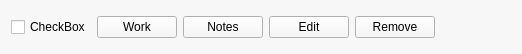
<?xml version="1.0" encoding="UTF-8"?>
<ui version="4.0">
 <class>Task</class>
 <widget class="QWidget" name="Task">
  <property name="geometry">
   <rect>
    <x>0</x>
    <y>0</y>
    <width>510</width>
    <height>54</height>
   </rect>
  </property>
  <property name="sizePolicy">
   <sizepolicy hsizetype="Preferred" vsizetype="Preferred">
    <horstretch>0</horstretch>
    <verstretch>0</verstretch>
   </sizepolicy>
  </property>
  <property name="minimumSize">
   <size>
    <width>0</width>
    <height>54</height>
   </size>
  </property>
  <property name="palette">
   <palette>
    <active>
     <colorrole role="WindowText">
      <brush brushstyle="SolidPattern">
       <color alpha="255">
        <red>0</red>
        <green>0</green>
        <blue>0</blue>
       </color>
      </brush>
     </colorrole>
     <colorrole role="Button">
      <brush brushstyle="SolidPattern">
       <color alpha="255">
        <red>247</red>
        <green>247</green>
        <blue>247</blue>
       </color>
      </brush>
     </colorrole>
     <colorrole role="Light">
      <brush brushstyle="SolidPattern">
       <color alpha="255">
        <red>255</red>
        <green>255</green>
        <blue>255</blue>
       </color>
      </brush>
     </colorrole>
     <colorrole role="Midlight">
      <brush brushstyle="SolidPattern">
       <color alpha="255">
        <red>251</red>
        <green>251</green>
        <blue>251</blue>
       </color>
      </brush>
     </colorrole>
     <colorrole role="Dark">
      <brush brushstyle="SolidPattern">
       <color alpha="255">
        <red>123</red>
        <green>123</green>
        <blue>123</blue>
       </color>
      </brush>
     </colorrole>
     <colorrole role="Mid">
      <brush brushstyle="SolidPattern">
       <color alpha="255">
        <red>165</red>
        <green>165</green>
        <blue>165</blue>
       </color>
      </brush>
     </colorrole>
     <colorrole role="Text">
      <brush brushstyle="SolidPattern">
       <color alpha="255">
        <red>0</red>
        <green>0</green>
        <blue>0</blue>
       </color>
      </brush>
     </colorrole>
     <colorrole role="BrightText">
      <brush brushstyle="SolidPattern">
       <color alpha="255">
        <red>255</red>
        <green>255</green>
        <blue>255</blue>
       </color>
      </brush>
     </colorrole>
     <colorrole role="ButtonText">
      <brush brushstyle="SolidPattern">
       <color alpha="255">
        <red>0</red>
        <green>0</green>
        <blue>0</blue>
       </color>
      </brush>
     </colorrole>
     <colorrole role="Base">
      <brush brushstyle="SolidPattern">
       <color alpha="255">
        <red>255</red>
        <green>255</green>
        <blue>255</blue>
       </color>
      </brush>
     </colorrole>
     <colorrole role="Window">
      <brush brushstyle="SolidPattern">
       <color alpha="255">
        <red>247</red>
        <green>247</green>
        <blue>247</blue>
       </color>
      </brush>
     </colorrole>
     <colorrole role="Shadow">
      <brush brushstyle="SolidPattern">
       <color alpha="255">
        <red>0</red>
        <green>0</green>
        <blue>0</blue>
       </color>
      </brush>
     </colorrole>
     <colorrole role="AlternateBase">
      <brush brushstyle="SolidPattern">
       <color alpha="255">
        <red>251</red>
        <green>251</green>
        <blue>251</blue>
       </color>
      </brush>
     </colorrole>
     <colorrole role="ToolTipBase">
      <brush brushstyle="SolidPattern">
       <color alpha="255">
        <red>255</red>
        <green>255</green>
        <blue>220</blue>
       </color>
      </brush>
     </colorrole>
     <colorrole role="ToolTipText">
      <brush brushstyle="SolidPattern">
       <color alpha="255">
        <red>0</red>
        <green>0</green>
        <blue>0</blue>
       </color>
      </brush>
     </colorrole>
    </active>
    <inactive>
     <colorrole role="WindowText">
      <brush brushstyle="SolidPattern">
       <color alpha="255">
        <red>0</red>
        <green>0</green>
        <blue>0</blue>
       </color>
      </brush>
     </colorrole>
     <colorrole role="Button">
      <brush brushstyle="SolidPattern">
       <color alpha="255">
        <red>247</red>
        <green>247</green>
        <blue>247</blue>
       </color>
      </brush>
     </colorrole>
     <colorrole role="Light">
      <brush brushstyle="SolidPattern">
       <color alpha="255">
        <red>255</red>
        <green>255</green>
        <blue>255</blue>
       </color>
      </brush>
     </colorrole>
     <colorrole role="Midlight">
      <brush brushstyle="SolidPattern">
       <color alpha="255">
        <red>251</red>
        <green>251</green>
        <blue>251</blue>
       </color>
      </brush>
     </colorrole>
     <colorrole role="Dark">
      <brush brushstyle="SolidPattern">
       <color alpha="255">
        <red>123</red>
        <green>123</green>
        <blue>123</blue>
       </color>
      </brush>
     </colorrole>
     <colorrole role="Mid">
      <brush brushstyle="SolidPattern">
       <color alpha="255">
        <red>165</red>
        <green>165</green>
        <blue>165</blue>
       </color>
      </brush>
     </colorrole>
     <colorrole role="Text">
      <brush brushstyle="SolidPattern">
       <color alpha="255">
        <red>0</red>
        <green>0</green>
        <blue>0</blue>
       </color>
      </brush>
     </colorrole>
     <colorrole role="BrightText">
      <brush brushstyle="SolidPattern">
       <color alpha="255">
        <red>255</red>
        <green>255</green>
        <blue>255</blue>
       </color>
      </brush>
     </colorrole>
     <colorrole role="ButtonText">
      <brush brushstyle="SolidPattern">
       <color alpha="255">
        <red>0</red>
        <green>0</green>
        <blue>0</blue>
       </color>
      </brush>
     </colorrole>
     <colorrole role="Base">
      <brush brushstyle="SolidPattern">
       <color alpha="255">
        <red>255</red>
        <green>255</green>
        <blue>255</blue>
       </color>
      </brush>
     </colorrole>
     <colorrole role="Window">
      <brush brushstyle="SolidPattern">
       <color alpha="255">
        <red>247</red>
        <green>247</green>
        <blue>247</blue>
       </color>
      </brush>
     </colorrole>
     <colorrole role="Shadow">
      <brush brushstyle="SolidPattern">
       <color alpha="255">
        <red>0</red>
        <green>0</green>
        <blue>0</blue>
       </color>
      </brush>
     </colorrole>
     <colorrole role="AlternateBase">
      <brush brushstyle="SolidPattern">
       <color alpha="255">
        <red>251</red>
        <green>251</green>
        <blue>251</blue>
       </color>
      </brush>
     </colorrole>
     <colorrole role="ToolTipBase">
      <brush brushstyle="SolidPattern">
       <color alpha="255">
        <red>255</red>
        <green>255</green>
        <blue>220</blue>
       </color>
      </brush>
     </colorrole>
     <colorrole role="ToolTipText">
      <brush brushstyle="SolidPattern">
       <color alpha="255">
        <red>0</red>
        <green>0</green>
        <blue>0</blue>
       </color>
      </brush>
     </colorrole>
    </inactive>
    <disabled>
     <colorrole role="WindowText">
      <brush brushstyle="SolidPattern">
       <color alpha="255">
        <red>123</red>
        <green>123</green>
        <blue>123</blue>
       </color>
      </brush>
     </colorrole>
     <colorrole role="Button">
      <brush brushstyle="SolidPattern">
       <color alpha="255">
        <red>247</red>
        <green>247</green>
        <blue>247</blue>
       </color>
      </brush>
     </colorrole>
     <colorrole role="Light">
      <brush brushstyle="SolidPattern">
       <color alpha="255">
        <red>255</red>
        <green>255</green>
        <blue>255</blue>
       </color>
      </brush>
     </colorrole>
     <colorrole role="Midlight">
      <brush brushstyle="SolidPattern">
       <color alpha="255">
        <red>251</red>
        <green>251</green>
        <blue>251</blue>
       </color>
      </brush>
     </colorrole>
     <colorrole role="Dark">
      <brush brushstyle="SolidPattern">
       <color alpha="255">
        <red>123</red>
        <green>123</green>
        <blue>123</blue>
       </color>
      </brush>
     </colorrole>
     <colorrole role="Mid">
      <brush brushstyle="SolidPattern">
       <color alpha="255">
        <red>165</red>
        <green>165</green>
        <blue>165</blue>
       </color>
      </brush>
     </colorrole>
     <colorrole role="Text">
      <brush brushstyle="SolidPattern">
       <color alpha="255">
        <red>123</red>
        <green>123</green>
        <blue>123</blue>
       </color>
      </brush>
     </colorrole>
     <colorrole role="BrightText">
      <brush brushstyle="SolidPattern">
       <color alpha="255">
        <red>255</red>
        <green>255</green>
        <blue>255</blue>
       </color>
      </brush>
     </colorrole>
     <colorrole role="ButtonText">
      <brush brushstyle="SolidPattern">
       <color alpha="255">
        <red>123</red>
        <green>123</green>
        <blue>123</blue>
       </color>
      </brush>
     </colorrole>
     <colorrole role="Base">
      <brush brushstyle="SolidPattern">
       <color alpha="255">
        <red>247</red>
        <green>247</green>
        <blue>247</blue>
       </color>
      </brush>
     </colorrole>
     <colorrole role="Window">
      <brush brushstyle="SolidPattern">
       <color alpha="255">
        <red>247</red>
        <green>247</green>
        <blue>247</blue>
       </color>
      </brush>
     </colorrole>
     <colorrole role="Shadow">
      <brush brushstyle="SolidPattern">
       <color alpha="255">
        <red>0</red>
        <green>0</green>
        <blue>0</blue>
       </color>
      </brush>
     </colorrole>
     <colorrole role="AlternateBase">
      <brush brushstyle="SolidPattern">
       <color alpha="255">
        <red>247</red>
        <green>247</green>
        <blue>247</blue>
       </color>
      </brush>
     </colorrole>
     <colorrole role="ToolTipBase">
      <brush brushstyle="SolidPattern">
       <color alpha="255">
        <red>255</red>
        <green>255</green>
        <blue>220</blue>
       </color>
      </brush>
     </colorrole>
     <colorrole role="ToolTipText">
      <brush brushstyle="SolidPattern">
       <color alpha="255">
        <red>0</red>
        <green>0</green>
        <blue>0</blue>
       </color>
      </brush>
     </colorrole>
    </disabled>
   </palette>
  </property>
  <property name="windowTitle">
   <string>Form</string>
  </property>
  <property name="autoFillBackground">
   <bool>false</bool>
  </property>
  <layout class="QHBoxLayout" name="horizontalLayout_2">
   <item>
    <widget class="QCheckBox" name="checkbox">
     <property name="text">
      <string>CheckBox</string>
     </property>
    </widget>
   </item>
   <item>
    <spacer name="horizontalSpacer">
     <property name="orientation">
      <enum>Qt::Horizontal</enum>
     </property>
     <property name="sizeHint" stdset="0">
      <size>
       <width>40</width>
       <height>20</height>
      </size>
     </property>
    </spacer>
   </item>
   <item>
    <widget class="QPushButton" name="workButton">
     <property name="text">
      <string>Work</string>
     </property>
    </widget>
   </item>
   <item>
    <widget class="QPushButton" name="notesButton">
     <property name="text">
      <string>Notes</string>
     </property>
    </widget>
   </item>
   <item>
    <widget class="QPushButton" name="editButton">
     <property name="text">
      <string>Edit</string>
     </property>
    </widget>
   </item>
   <item>
    <widget class="QPushButton" name="removeButton">
     <property name="text">
      <string>Remove</string>
     </property>
    </widget>
   </item>
   <item>
    <widget class="QPushButton" name="upButton">
     <property name="autoFillBackground">
      <bool>false</bool>
     </property>
     <property name="styleSheet">
      <string notr="true">border: none;</string>
     </property>
     <property name="text">
      <string/>
     </property>
     <property name="icon">
      <iconset resource="resources.qrc">
       <normaloff>:/Resources/up.png</normaloff>:/Resources/up.png</iconset>
     </property>
    </widget>
   </item>
   <item>
    <widget class="QPushButton" name="downButton">
     <property name="styleSheet">
      <string notr="true">border:none;</string>
     </property>
     <property name="text">
      <string/>
     </property>
     <property name="icon">
      <iconset resource="resources.qrc">
       <normaloff>:/Resources/down.png</normaloff>:/Resources/down.png</iconset>
     </property>
    </widget>
   </item>
  </layout>
 </widget>
 <resources>
  <include location="resources.qrc"/>
 </resources>
 <connections/>
</ui>
